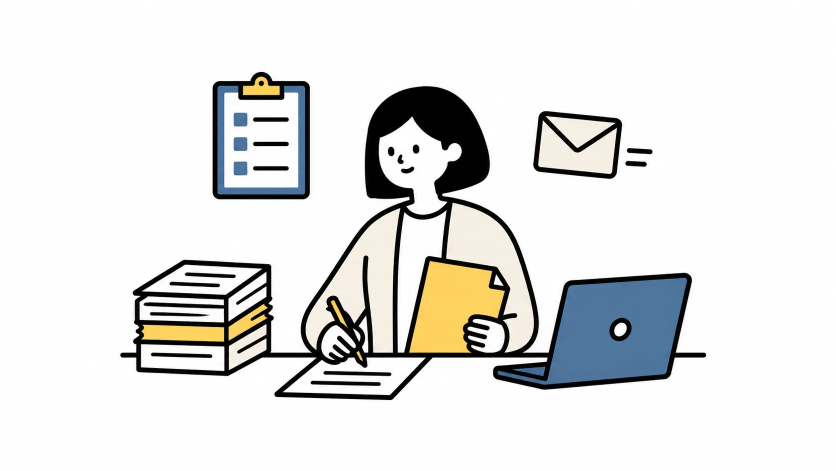
#> input picture assets/illustrations/17_admin_work_female.webp, 1672 x 941 px (shown at 1/2 size)
$ python render_home_hero_video.py
#> lines starting #> are read from the running program, lines starting #| are printed output that depends on the picture
#!/usr/bin/env python3
"""みなの社労士HPのトップ用15秒イラスト動画を生成する。"""

from __future__ import annotations

import argparse
import math
import subprocess
from dataclasses import dataclass
from pathlib import Path

import numpy as np
from PIL import Image, ImageDraw


FPS = 24
DURATION_SECONDS = 15
FRAME_COUNT = FPS * DURATION_SECONDS

INK = "#17211D"
GREEN = "#123F30"
GREEN_LIGHT = "#DDE9E1"
BLUE = "#BFD7E5"
YELLOW = "#F4D36B"
PAPER = "#F8F5EE"
WHITE = "#FFFFFF"


@dataclass(frozen=True)
class Layout:
    width: int
    height: int
    art_box: tuple[int, int, int, int]
    mobile: bool = False


def parse_args() -> argparse.Namespace:
    parser = argparse.ArgumentParser(description=__doc__)
    parser.add_argument(
        "--repo",
        type=Path,
        default=Path(__file__).resolve().parents[1],
        help="minano-sr-hp のルート",
    )
    parser.add_argument(
        "--skip-video",
        action="store_true",
        help="ポスターだけを再生成する",
    )
    return parser.parse_args()


def smoothstep(value: float) -> float:
    value = max(0.0, min(1.0, value))
    return value * value * (3.0 - 2.0 * value)


def remove_white_background(source: Image.Image) -> Image.Image:
    """白背景を透過し、既存の黒線と限定色を保つ。"""
    rgb = np.asarray(source.convert("RGB"), dtype=np.float32)
    distance = np.sqrt(np.sum((255 - rgb) ** 2, axis=2))
    alpha = np.clip((distance - 2.0) * (255.0 / 28.0), 0, 255).astype(np.uint8)
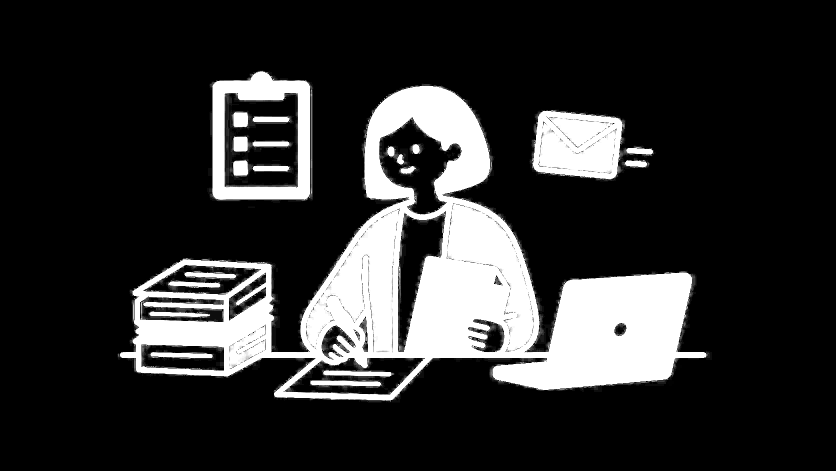
#> alpha: shape (941, 1672) (shown at 1/2 size); min 0, max 255, mean 48.1
    rgba = np.dstack((rgb.astype(np.uint8), alpha))
    result = Image.fromarray(rgba, "RGBA")
    bbox = result.getbbox()
#> bbox = (235, 140, 1424, 806)
    return result.crop(bbox) if bbox else result


def load_art(repo: Path) -> list[Image.Image]:
    sources = [
        repo / "assets/illustrations/17_admin_work_female.webp",
        repo / "assets/illustrations/hero-story/workflow-organizing.webp",
        repo / "assets/illustrations/hero-story/consult-documents.webp",
    ]
    missing = [str(path) for path in sources if not path.is_file()]
    if missing:
        raise FileNotFoundError(f"素材が見つかりません: {', '.join(missing)}")
    return [remove_white_background(Image.open(path)) for path in sources]
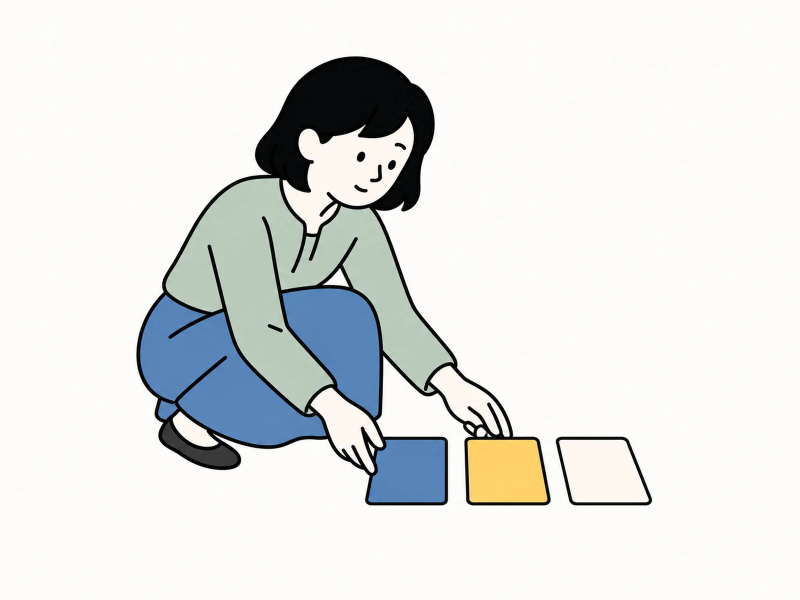
#> input picture assets/illustrations/hero-story/workflow-organizing.webp, 1600 x 1200 px (shown at 1/2 size)
#> in remove_white_background (call 2), `alpha = np.clip((distance - 2.0) * (255.0 / 28.0), 0, 255).astype(np.u..`:
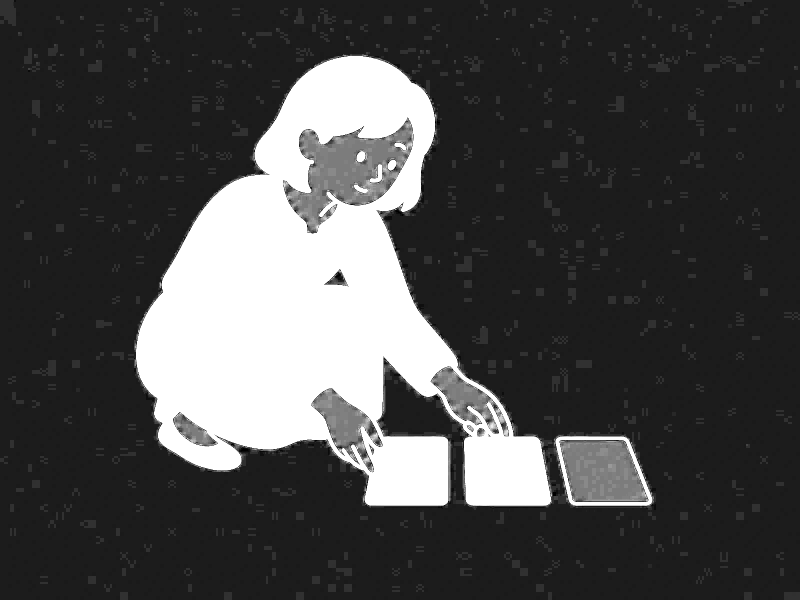
#> alpha: shape (1200, 1600) (shown at 1/2 size); min 0, max 255, mean 73.5
#> in remove_white_background (call 2), `bbox = result.getbbox()`: bbox = (0, 0, 1600, 1200)
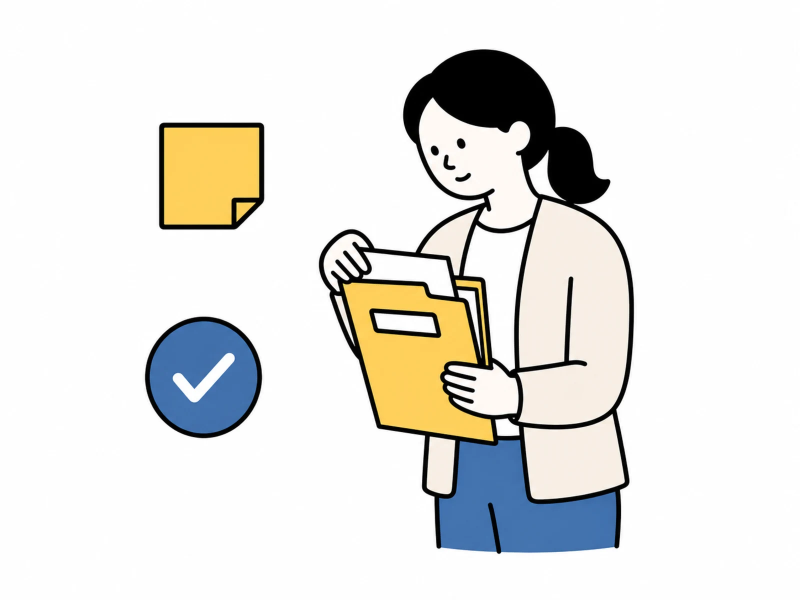
#> input picture assets/illustrations/hero-story/consult-documents.webp, 1600 x 1200 px (shown at 1/2 size)
#> in remove_white_background (call 3), `alpha = np.clip((distance - 2.0) * (255.0 / 28.0), 0, 255).astype(np.u..`:
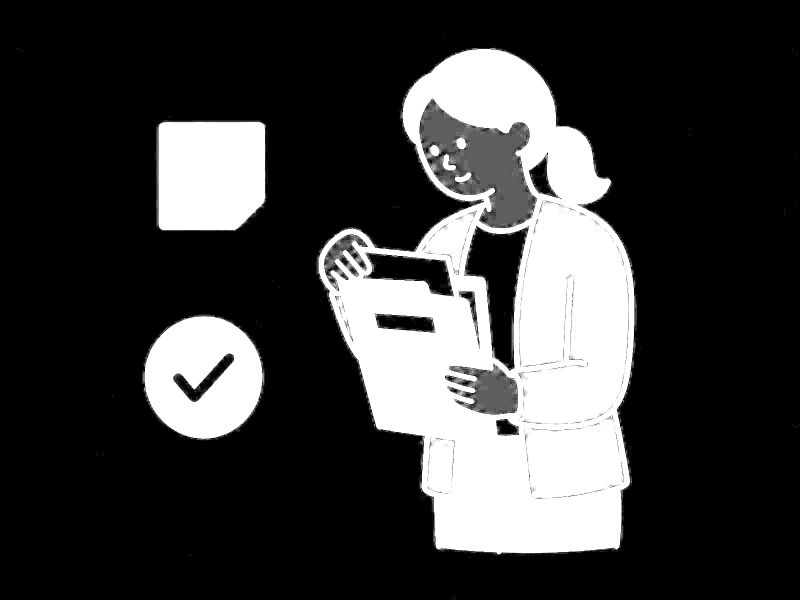
#> alpha: shape (1200, 1600) (shown at 1/2 size); min 0, max 255, mean 59.7
#> in remove_white_background (call 3), `bbox = result.getbbox()`: bbox = (32, 68, 1600, 1200)
#> in remove_white_background (call 3), `return result.crop(bbox) if bbox else result`:
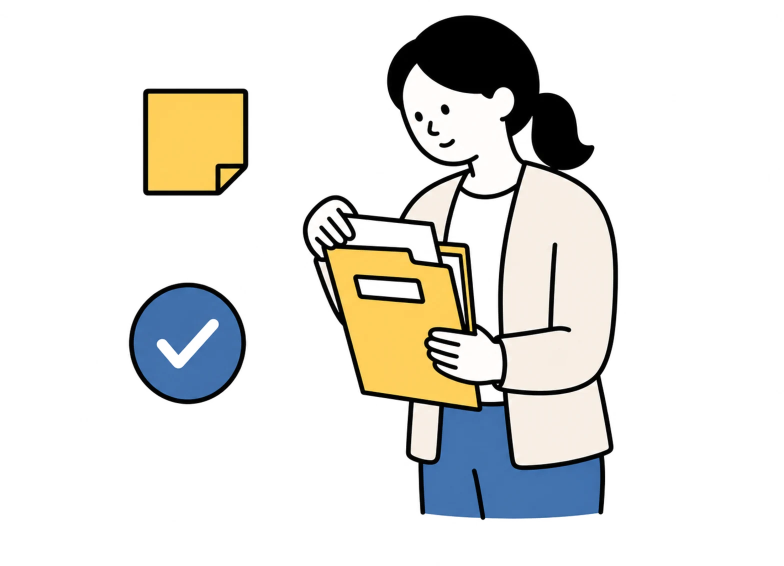
#> returned value: PIL image 1568x1132 RGBA (shown at 1/2 size); mean R, G, B, A 226.6, 225.9, 222.3, 64.5; transparent parts drawn white


def scale_to_fit(
    image: Image.Image, box: tuple[int, int, int, int], zoom: float
) -> Image.Image:
    box_width = box[2] - box[0]
    box_height = box[3] - box[1]
    ratio = min(box_width / image.width, box_height / image.height) * zoom
    size = (max(1, round(image.width * ratio)), max(1, round(image.height * ratio)))
    return image.resize(size, Image.Resampling.LANCZOS)


def draw_ridge(draw: ImageDraw.ImageDraw, layout: Layout, phase: float) -> None:
    """稜線ブランドに合わせた薄い背景線を描く。"""
    width, height = layout.width, layout.height
    base_y = int(height * (0.34 if layout.mobile else 0.69))
    amplitude = height * (0.026 if layout.mobile else 0.042)
    points: list[tuple[int, int]] = []
    for x in range(-20, width + 30, 18):
        y = base_y
        y += amplitude * math.sin((x / width) * math.tau * 1.15 + phase)
        y += amplitude * 0.42 * math.sin((x / width) * math.tau * 3.1 - phase * 0.7)
        points.append((x, int(y)))
    line_width = max(2, round(min(width, height) / 420))
    draw.line(points, fill="#D5E1DA", width=line_width)


def draw_background(layout: Layout, t: float) -> Image.Image:
    canvas = Image.new("RGB", (layout.width, layout.height), PAPER)
    draw = ImageDraw.Draw(canvas)
    draw_ridge(draw, layout, 0.12 * math.sin(t * math.tau / DURATION_SECONDS))

    if layout.mobile:
        draw.ellipse(
            (
                layout.width * 0.08,
                layout.height * 0.68,
                layout.width * 0.94,
                layout.height * 1.04,
            ),
            fill="#F2E6B9",
        )
    else:
        draw.ellipse(
            (
                layout.width * 0.64,
                layout.height * 0.08,
                layout.width * 1.08,
                layout.height * 0.94,
            ),
            fill="#F2E6B9",
        )
    return canvas


def paste_centered(
    layer: Image.Image,
    art: Image.Image,
    box: tuple[int, int, int, int],
    zoom: float,
    offset_x: float,
    offset_y: float,
) -> None:
    resized = scale_to_fit(art, box, zoom)
    center_x = (box[0] + box[2]) / 2 + offset_x
    center_y = (box[1] + box[3]) / 2 + offset_y
    position = (
        round(center_x - resized.width / 2),
        round(center_y - resized.height / 2),
    )
    layer.alpha_composite(resized, position)


def draw_card(
    draw: ImageDraw.ImageDraw,
    xy: tuple[float, float],
    size: tuple[float, float],
    accent: str,
    check: bool = False,
) -> None:
    x, y = xy
    width, height = size
    stroke = max(3, round(min(width, height) * 0.075))
    radius = max(5, round(height * 0.14))
    draw.rounded_rectangle(
        (x, y, x + width, y + height),
        radius=radius,
        fill=WHITE,
        outline=INK,
        width=stroke,
    )
    draw.rectangle(
        (x + stroke, y + stroke, x + width * 0.22, y + height - stroke),
        fill=accent,
    )
    line_width = max(2, stroke - 1)
    draw.line(
        (x + width * 0.32, y + height * 0.36, x + width * 0.82, y + height * 0.36),
        fill=INK,
        width=line_width,
    )
    draw.line(
        (x + width * 0.32, y + height * 0.64, x + width * 0.72, y + height * 0.64),
        fill=INK,
        width=line_width,
    )
    if check:
        draw.line(
            (
                x + width * 0.70,
                y + height * 0.55,
                x + width * 0.78,
                y + height * 0.68,
                x + width * 0.93,
                y + height * 0.39,
            ),
            fill=GREEN,
            width=stroke,
            joint="curve",
        )


def draw_clock(
    draw: ImageDraw.ImageDraw, center: tuple[float, float], radius: float, phase: float
) -> None:
    x, y = center
    stroke = max(3, round(radius * 0.12))
    draw.ellipse(
        (x - radius, y - radius, x + radius, y + radius),
        fill=WHITE,
        outline=INK,
        width=stroke,
    )
    angle = -math.pi / 2 + phase
    draw.line(
        (
            x,
            y,
            x + math.cos(angle) * radius * 0.57,
            y + math.sin(angle) * radius * 0.57,
        ),
        fill=INK,
        width=stroke,
    )
    draw.line((x, y, x + radius * 0.36, y + radius * 0.12), fill=INK, width=stroke)


# [26 lines left out: function draw_check_badge, not called in this run]


def render_problem_scene(layout: Layout, art: Image.Image, t: float) -> Image.Image:
    layer = Image.new("RGBA", (layout.width, layout.height), (0, 0, 0, 0))
    draw = ImageDraw.Draw(layer)
    box = layout.art_box
    unit = min(layout.width / 1280, layout.height / 720)
    bob = math.sin(t * 1.7) * 4 * unit
    paste_centered(layer, art, box, 1.02, 10 * unit, bob)

    if layout.mobile:
        card_positions = [(70, 960), (500, 980), (80, 1160)]
        clock = (585, 1200, 54)
    else:
        card_positions = [(790, 130), (1090, 105), (1100, 510)]
        clock = (800, 545, 50)
    for index, (x, y) in enumerate(card_positions):
        float_y = math.sin(t * 2.0 + index * 1.7) * 8 * unit
        draw_card(
            draw,
            (
                x * layout.width / (720 if layout.mobile else 1280),
                y * layout.height / (1280 if layout.mobile else 720) + float_y,
            ),
            (126 * unit, 76 * unit),
            [YELLOW, BLUE, GREEN_LIGHT][index],
        )
    clock_x = clock[0] * layout.width / (720 if layout.mobile else 1280)
    clock_y = clock[1] * layout.height / (1280 if layout.mobile else 720)
    draw_clock(draw, (clock_x, clock_y), clock[2] * unit, t * 0.85)
    return layer


# [77 lines left out: functions render_workflow_scene, render_consult_scene, not called in this run]


def scene_mix(t: float) -> tuple[int, int | None, float, float, float]:
    """場面番号、次場面、混合率、各場面のローカル時刻を返す。"""
    if t < 4.4:
        return 0, None, 0.0, t, 0.0
    if t < 5.4:
        progress = smoothstep((t - 4.4) / 1.0)
        return 0, 1, progress, t, t - 5.0
    if t < 9.2:
        return 1, None, 0.0, t - 5.0, 0.0
    if t < 10.2:
        progress = smoothstep((t - 9.2) / 1.0)
        return 1, 2, progress, t - 5.0, t - 10.0
    if t < 14.0:
        return 2, None, 0.0, t - 10.0, 0.0
    progress = smoothstep((t - 14.0) / 1.0)
    return 2, 0, progress, t - 10.0, t - 15.0


def scale_alpha(channel: Image.Image, opacity: float) -> Image.Image:
    lookup = [round(value * opacity) for value in range(256)]
    return channel.point(lookup)


def render_frame(layout: Layout, art: list[Image.Image], t: float) -> Image.Image:
    background = draw_background(layout, t).convert("RGBA")
    renderers = [render_problem_scene, render_workflow_scene, render_consult_scene]
    current, following, progress, current_t, following_t = scene_mix(t)
    current_layer = renderers[current](layout, art[current], current_t)
    if following is None:
        background.alpha_composite(current_layer)
    else:
        next_layer = renderers[following](layout, art[following], following_t)
        current_opacity = 1.0 - smoothstep(progress / 0.65)
        next_opacity = smoothstep((progress - 0.35) / 0.65)
        current_alpha = scale_alpha(current_layer.getchannel("A"), current_opacity)
        next_alpha = scale_alpha(next_layer.getchannel("A"), next_opacity)
        current_layer.putalpha(current_alpha)
        next_layer.putalpha(next_alpha)
        background.alpha_composite(current_layer)
        background.alpha_composite(next_layer)
    return background.convert("RGB")


# [64 lines left out: function run_ffmpeg, not called in this run]


def save_posters(
    layout: Layout, art: list[Image.Image], output_dir: Path, name: str
) -> None:
    output_dir.mkdir(parents=True, exist_ok=True)
    poster = render_frame(layout, art, 1.2)
    widths = (720, 480) if layout.mobile else (1280, 800)
    for width in widths:
        height = round(layout.height * width / layout.width)
        resized = poster.resize((width, height), Image.Resampling.LANCZOS)
        resized.save(output_dir / f"{name}-{width}.webp", "WEBP", quality=82, method=6)
        resized.save(output_dir / f"{name}-{width}.avif", "AVIF", quality=53, speed=6)


def main() -> None:
    args = parse_args()
    repo = args.repo.resolve()
    art = load_art(repo)
#> art = 3 items
    layouts = {
        "desktop": Layout(1280, 720, (760, 55, 1360, 690)),
        "mobile": Layout(720, 1280, (100, 970, 620, 1270), mobile=True),
    }
    poster_dir = repo / "assets/photos/home-labor-story"
    for name, layout in layouts.items():
        save_posters(layout, art, poster_dir, f"home-labor-story-{name}")
        if not args.skip_video:
            run_ffmpeg(layout, art, repo / "assets/video" / f"home-labor-story-{name}")
#> this loop made 1 pass
#> pass 1, in paste_centered, `resized = scale_to_fit(art, box, zoom)`:
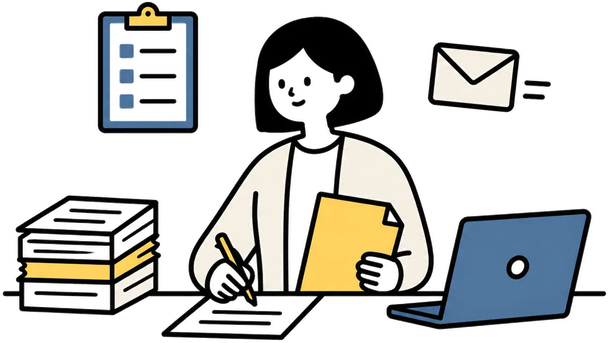
#> resized: PIL image 612x343 RGBA; mean R, G, B, A 66.3, 66.8, 64.4, 95.2; transparent parts drawn white


if __name__ == "__main__":
#> (the run stopped early here; a loop or call above may not have finished)
